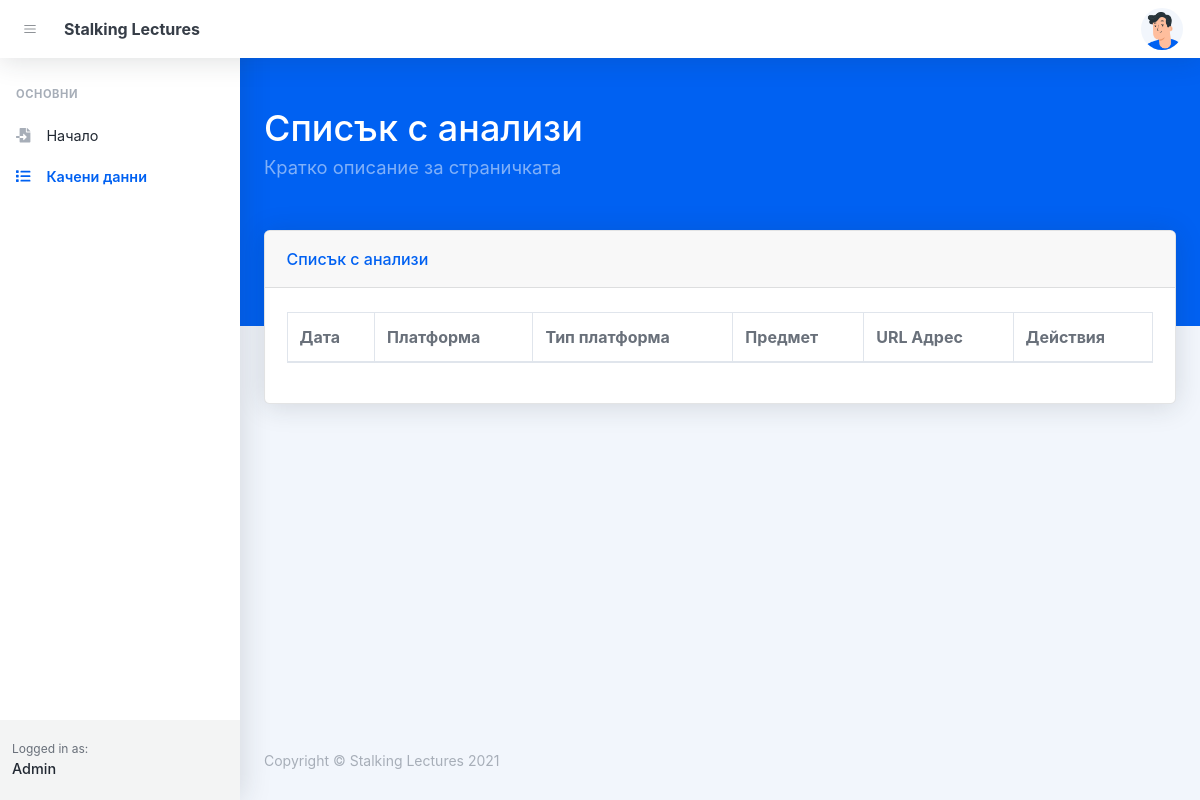
Before: /analysis/ (signed in) with the older database file.
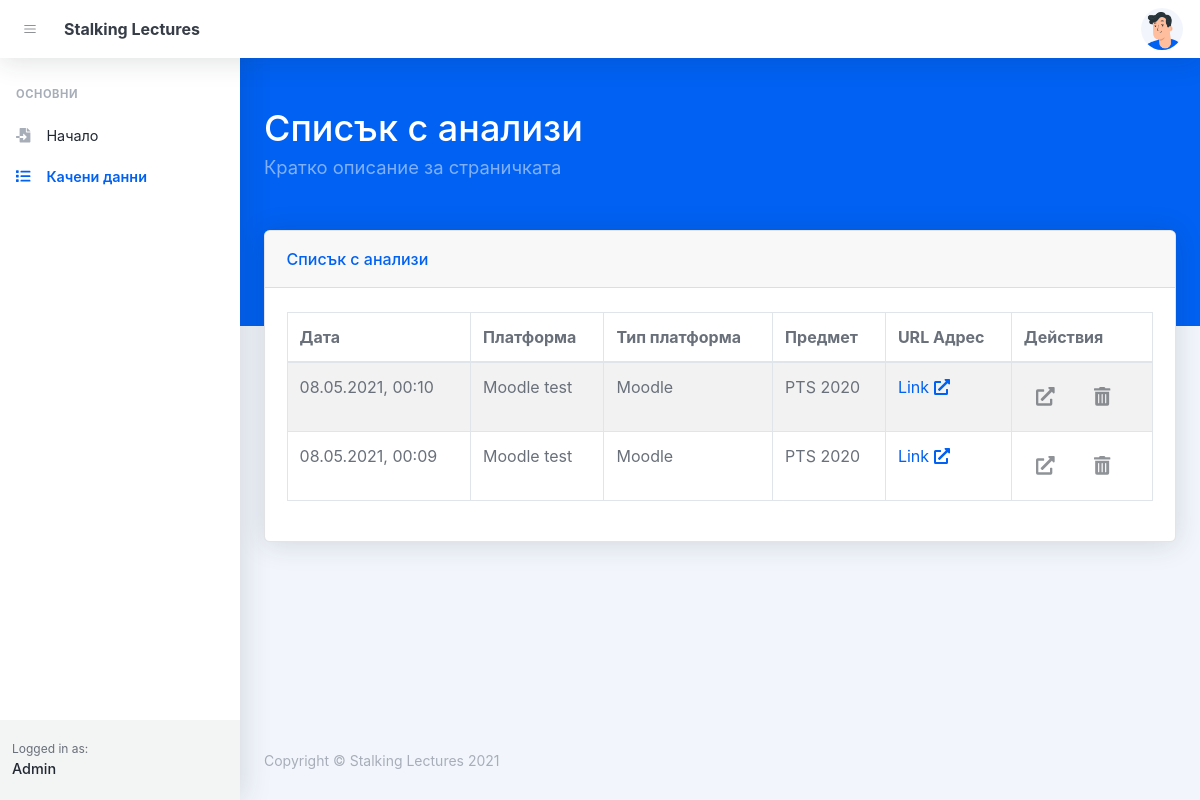
After: the same page with the newer database file.
### api/models.py (models this page shows, shortened)
class Upload(models.Model):
    user = models.ForeignKey(User, on_delete=models.CASCADE)
    platform_name = models.CharField(max_length=255)
    platform_type = models.CharField(max_length=255)
    platform_url = models.URLField(max_length=512)
    course_name = models.CharField(max_length=255)
    application_field = models.CharField(max_length=255, choices=appl_field_sl, default=appl_field_sl[0][1][0][0][0])
    date_added = models.DateTimeField(auto_now_add=True)

### frontend/views.py (the view)
# urls.py: path('analysis/', views.analysis_list_view, name='analysis'),
@login_required
def analysis_list_view(request):
    context = {}
    context['uploaded_analysis'] = Upload.objects.filter(user=request.user).order_by('-date_added')
    return render(request, 'frontend/pages/analysis.html', context)

### templates/frontend/pages/analysis.html (shortened to what this page needs)
{% extends 'frontend/base.html' %}
{% block header %}Списък с анализи{% endblock %}
{% block header_desc %}Кратко описание за страничката{% endblock %}
{% block content %}
<div class="container mt-n10">
  <div class="row">
    <div class="col">
      <div class="card h-100">
        <div class="card-header">Списък с анализи</div>
        <div class="card-body h-100 d-flex flex-column justify-content-center py-5 py-xl-4">
          <table id="analisysListTable" class="table table-striped table-bordered table-responsive-sm rounded" style="width: 100%;"
            cellspacing="0">
            <thead>
              <tr>
                <th>Дата</th>
                <th>Платформа</th>
                <th>Тип платформа</th>
                <th>Предмет</th>
                <th>URL Адрес</th>
                <th>Действия</th>
              </tr>
            </thead>
            <tbody>
              {% for row in uploaded_analysis %}
              <tr>
                <td>{{ row.date_added|date:"d.m.Y, H:i" }}</td>
                <td>{{ row.platform_name }}</td>
                <td>{{ row.platform_type }}</td>
                <td>{{ row.course_name }}</td>
                <td>
                  <a href="{{ row.platform_url }}" target="_blank">Link <i class="fas fa-external-link-alt"></i></a>
                </td>
                <td>
                  <a href="{% url 'analysis_item' row.pk %}"
                    class="btn btn-datatable btn-icon btn-transparent-dark mr-2">
                    <i class="fas fa-external-link-alt fa-lg"></i></a>
                  <a href="{% url 'analysis_item' row.pk %}" class="btn btn-datatable btn-icon btn-transparent-dark">
                    <i class="fas fa-trash-alt fa-lg"></i></a>
                </td>
              </tr>
              {% endfor %}
            </tbody>
          </table>
        </div>
      </div>
    </div>
  </div>
</div>
{% endblock %}
{% block styles %}
<link rel="stylesheet" href="https://cdn.datatables.net/1.10.24/css/dataTables.bootstrap4.min.css">
{% endblock %}

### templates/frontend/base.html (shortened to what this page needs)
{% load static %}
<!DOCTYPE html>
<html lang="bg">
<head>
    <link href="{% static 'css/styles.new.css' %}" rel="stylesheet" />
    {% block styles %}
    {% endblock %}
</head>
<body class="nav-fixed">
    <nav class="topnav navbar navbar-expand shadow justify-content-between justify-content-sm-start navbar-light bg-white"
        id="sidenavAccordion">
        <button class="btn btn-icon btn-transparent-dark order-0 mx-2" id="sidebarToggle">
            <i data-feather="menu"></i>
        </button>
        <a class="navbar-brand p-1" href="{% url 'home' %}">Stalking Lectures</a>
        <ul class="navbar-nav align-items-center ml-auto">
            <li class="nav-item dropdown no-caret mr-3 mr-lg-0 dropdown-user">
                <a class="btn btn-icon btn-transparent-dark dropdown-toggle" id="navbarDropdownUserImage"
                    href="javascript:void(0);" role="button" data-toggle="dropdown" aria-haspopup="true"
                    aria-expanded="false"><img class="img-fluid"
                        src="{% static 'assets/img/defaults/avatar.png' %}" /></a>
            </li>
        </ul>
    </nav>
    <div id="layoutSidenav">
        <div id="layoutSidenav_nav">
            {% include 'frontend/sidenav_menu.html' %}
        </div>
        <div id="layoutSidenav_content">
            <main>
                <header class="page-header page-header-dark bg-primary pb-10">
                    <div class="container">
                        <div class="page-header-content pt-4">
                            <div class="row align-items-center justify-content-between">
                                <div class="col-auto mt-4">
                                    <h1 class="page-header-title">
                                        {% block header %}{% endblock %}
                                    </h1>
                                    <div class="page-header-subtitle">{% block header_desc %}{% endblock %}</div>
                                </div>
                            </div>
                        </div>
                    </div>
                </header>
                {% block content %}
                {% endblock %}
            </main>
            <footer class="footer mt-auto footer-light">
                <div class="container-fluid">
                    <div class="row">
                        <div class="col-md-6 small">Copyright &#xA9; Stalking Lectures 2021</div>
                    </div>
                </div>
            </footer>
        </div>
    </div>
</body>
</html>

### templates/frontend/sidenav_menu.html
<nav class="sidenav shadow-right sidenav-light">
    <div class="sidenav-menu">
        <div class="nav accordion" id="accordionSidenav">
            <div class="sidenav-menu-heading">Основни</div>
            <a class="nav-link" href="{% url 'home' %}">
                <div class="nav-link-icon"><i class="fas fa-file-import"></i></div>
                Начало
            </a>
            <a class="nav-link" href="{% url 'analysis' %}">
                <div class="nav-link-icon"><i class="fas fa-list"></i></div>
                Качени данни
            </a>
        </div>
    </div>
    <div class="sidenav-footer">
        <div class="sidenav-footer-content">
            <div class="sidenav-footer-subtitle">Logged in as:</div>
            <div class="sidenav-footer-title">{{user.first_name}} {{user.last_name}}</div>
        </div>
    </div>
</nav>

Changed rows visible on the page:
added Upload: date_added "08.05.2021, 00:10", platform_name "Moodle test", platform_type "Moodle", course_name "PTS 2020"
added Upload: date_added "08.05.2021, 00:09", platform_name "Moodle test", platform_type "Moodle", course_name "PTS 2020"
